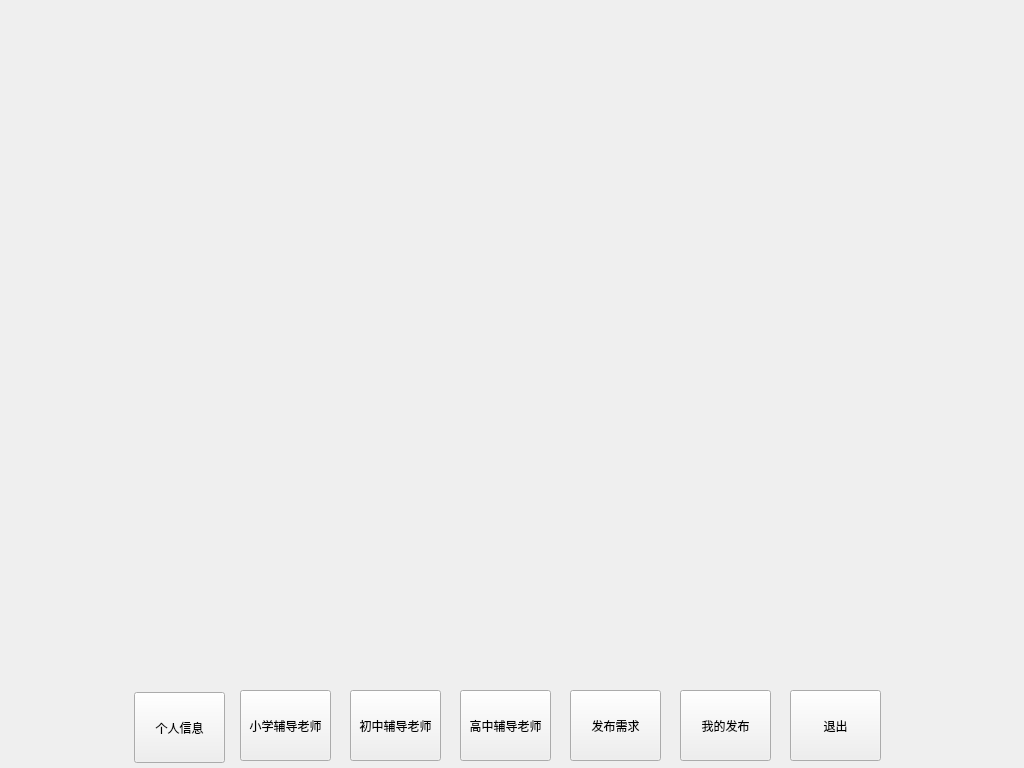
<?xml version="1.0" encoding="UTF-8"?>
<ui version="4.0">
 <class>StudentWidget</class>
 <widget class="QWidget" name="StudentWidget">
  <property name="geometry">
   <rect>
    <x>0</x>
    <y>0</y>
    <width>1024</width>
    <height>768</height>
   </rect>
  </property>
  <property name="windowTitle">
   <string>Form</string>
  </property>
  <widget class="QPushButton" name="btn_1">
   <property name="geometry">
    <rect>
     <x>134</x>
     <y>692</y>
     <width>91</width>
     <height>71</height>
    </rect>
   </property>
   <property name="text">
    <string>个人信息</string>
   </property>
  </widget>
  <widget class="QStackedWidget" name="stackedWidget">
   <property name="geometry">
    <rect>
     <x>10</x>
     <y>10</y>
     <width>1001</width>
     <height>671</height>
    </rect>
   </property>
   <widget class="QWidget" name="page"/>
   <widget class="QWidget" name="page_2"/>
  </widget>
  <widget class="QPushButton" name="btn_2">
   <property name="geometry">
    <rect>
     <x>240</x>
     <y>690</y>
     <width>91</width>
     <height>71</height>
    </rect>
   </property>
   <property name="text">
    <string>小学辅导老师</string>
   </property>
  </widget>
  <widget class="QPushButton" name="btn_3">
   <property name="geometry">
    <rect>
     <x>350</x>
     <y>690</y>
     <width>91</width>
     <height>71</height>
    </rect>
   </property>
   <property name="text">
    <string>初中辅导老师</string>
   </property>
  </widget>
  <widget class="QPushButton" name="btn_4">
   <property name="geometry">
    <rect>
     <x>460</x>
     <y>690</y>
     <width>91</width>
     <height>71</height>
    </rect>
   </property>
   <property name="text">
    <string>高中辅导老师</string>
   </property>
  </widget>
  <widget class="QPushButton" name="btn_5">
   <property name="geometry">
    <rect>
     <x>570</x>
     <y>690</y>
     <width>91</width>
     <height>71</height>
    </rect>
   </property>
   <property name="text">
    <string>发布需求</string>
   </property>
  </widget>
  <widget class="QPushButton" name="btn_6">
   <property name="geometry">
    <rect>
     <x>680</x>
     <y>690</y>
     <width>91</width>
     <height>71</height>
    </rect>
   </property>
   <property name="text">
    <string>我的发布</string>
   </property>
  </widget>
  <widget class="QPushButton" name="btn_quit">
   <property name="geometry">
    <rect>
     <x>790</x>
     <y>690</y>
     <width>91</width>
     <height>71</height>
    </rect>
   </property>
   <property name="text">
    <string>退出</string>
   </property>
  </widget>
 </widget>
 <resources/>
 <connections/>
</ui>
